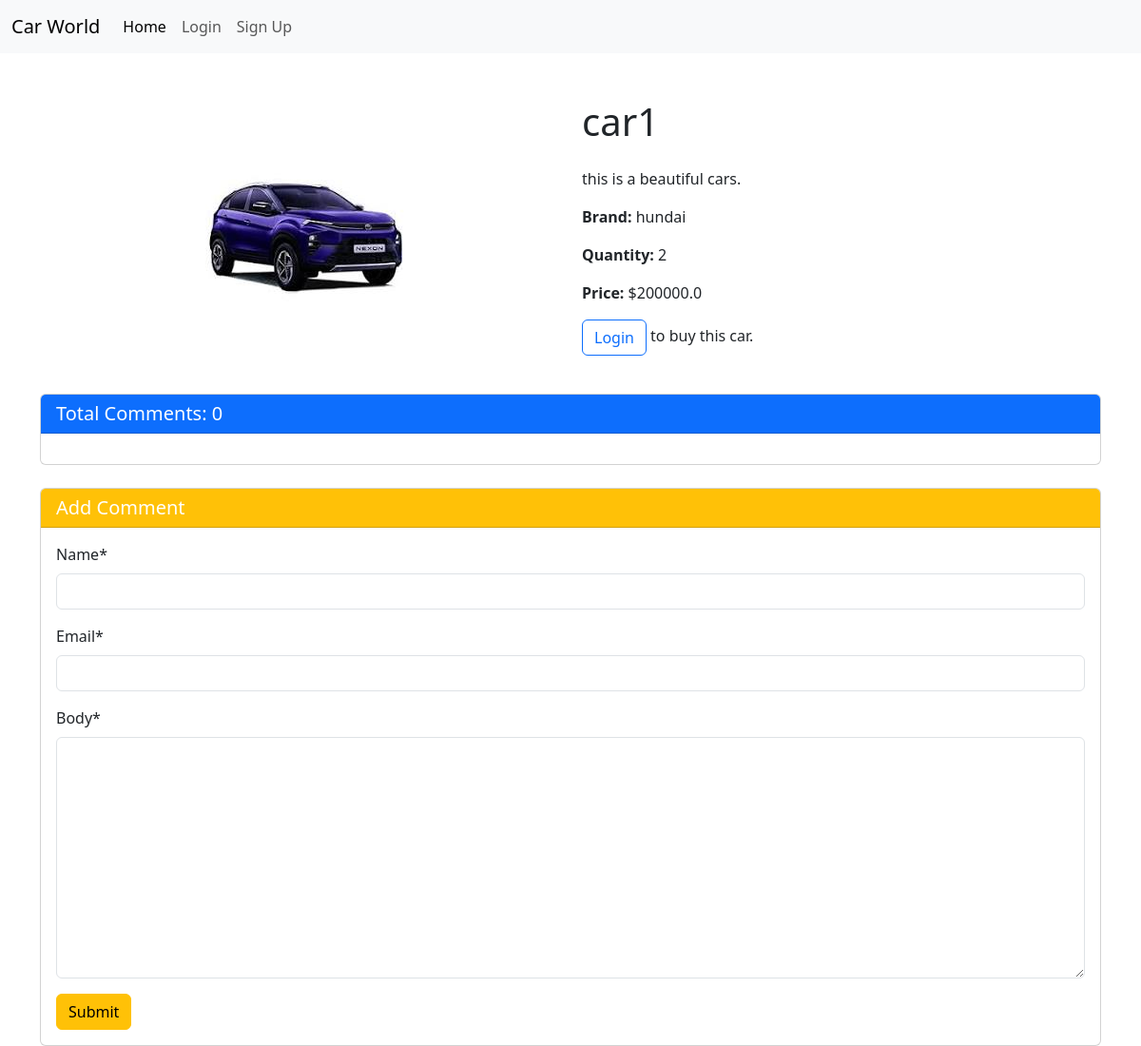
Page /cars/car_detail/5/ on the committed database.
### cars/models.py (models this page shows, shortened)
class Car(models.Model):
    brand = models.ForeignKey(Brands, on_delete=models.CASCADE)
    name = models.CharField(max_length=100)
    description = models.TextField()
    image = models.ImageField(upload_to='cars/media/uploads', blank=True, null=True)
    price = models.FloatField()
    quantity = models.PositiveIntegerField(default=0)
    author = models.ForeignKey(User, on_delete=models.CASCADE)
    buyers = models.ManyToManyField(
        User, related_name='bought_cars', blank=True)

### brands/models.py (models this page shows, shortened)
class Brands(models.Model):
    name = models.CharField(max_length=100)

### cars/views.py (the view, shortened to what this page needs)
# urls.py: path('car_detail/<int:car_id>/', views.car_detail, name='car_detail'),
def car_detail(request, car_id):
    car = models.Car.objects.get(id=car_id)
    comments = models.Comment.objects.filter(car=car)
    comment_form = forms.CommentForm()
    return render(request, 'car_detail.html', {'car': car, 'comments': comments, 'comment_form': comment_form})

### cars/forms.py
class CommentForm(forms.ModelForm):
    class Meta:
        model = models.Comment
        fields = ['name', 'email', 'body']

### cars/templates/car_detail.html (shortened to what this page needs)
{% extends 'base.html' %}
{% load crispy_forms_tags %}
{% block content %}
<div class="container mt-5">
    <div class="row">
        <div class="col-md-6 d-flex align-items-center justify-content-center">
            {% if car.image %}
                <img src="{{ car.image.url }}" alt="{{ car.name }} Image" class="img-fluid">
            {% else %}
                <p>No image available.</p>
            {% endif %}
        </div>
        <div class="col-md-6">
            <h1 class="mb-4">{{ car.name }}</h1>
            <p>{{ car.description }}</p>
            <p><strong>Brand:</strong> {{ car.brand.name }}</p>
            <p><strong>Quantity:</strong> {{ car.quantity }}</p>
            <p><strong>Price:</strong> ${{ car.price }}</p>
            {% if user.is_authenticated %}
                <form method="post" action="" class="mt-3">
                    {% csrf_token %}
                    <div class="text-center mb-3">
                        <button name="buy_now" type="submit" class="btn btn-primary">Buy Now</button>
                    </div>
                </form>
            {% else %}
                <p class="mt-3"><a href="{% url 'login' %}" class="btn btn-outline-primary">Login</a> to buy this car.</p>
            {% endif %}
        </div>
    </div>
    <div class="card mt-4">
        <h5 class="card-header bg-primary text-white">Total Comments: {{ comments | length }}</h5>
        <div class="card-body">
        </div>
    </div>
    <div class="card mt-4">
        <div class="card-header bg-warning text-white">
            <h5 class="mb-0">Add Comment</h5>
        </div>
        <div class="card-body">
            <form method="post">
                {{ comment_form | crispy }}
                <button class="btn btn-warning">Submit</button>
            </form>
        </div>
    </div>
</div>
{% endblock %}

### rows in the picture
Car: image (picture), name "car1", description "this is a beautiful cars.", brand.name "hundai", quantity "2", price "200000.0"

### other values in the picture
{{ comments | length }} "0"
